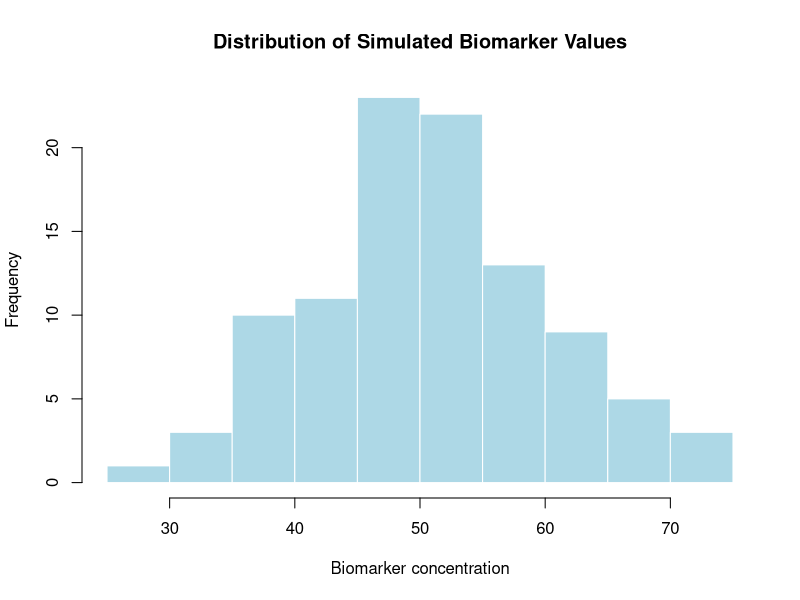
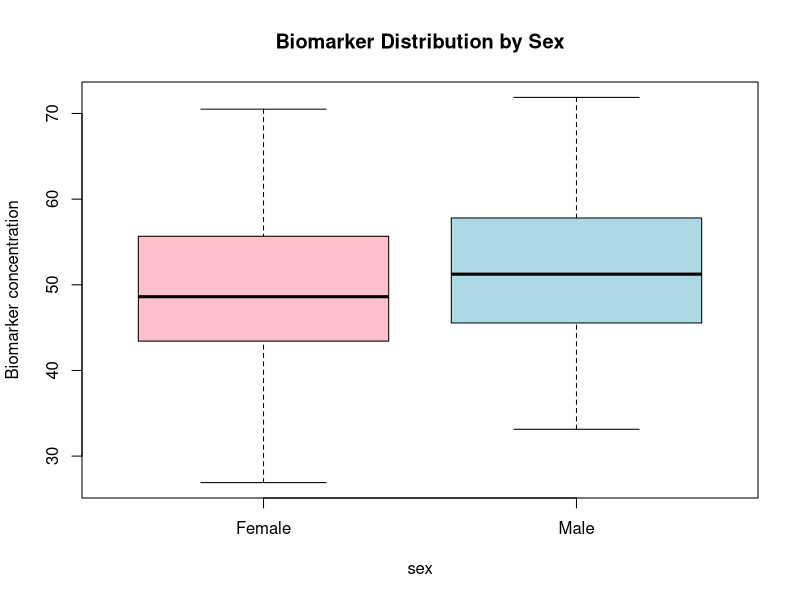

Reproduce these figures in R, in order.
# Biomarker exploration example
# Simulated clinical-style data

# Create a reproducible dataset
set.seed(123)

biomarker_data <- data.frame(
  patient_id = 1:100,
  biomarker = rnorm(100, mean = 50, sd = 10),
  sex = sample(c("Female", "Male"), 100, replace = TRUE)
)

# Inspect the data
head(biomarker_data)
summary(biomarker_data)

# Basic visualisation
hist(
  biomarker_data$biomarker,
  main = "Distribution of Simulated Biomarker Values",
  xlab = "Biomarker concentration",
  col = "lightblue",
  border = "white"
)

# Boxplot by sex
boxplot(
  biomarker ~ sex,
  data = biomarker_data,
  main = "Biomarker Distribution by Sex",
  ylab = "Biomarker concentration",
  col = c("pink", "lightblue")
)
